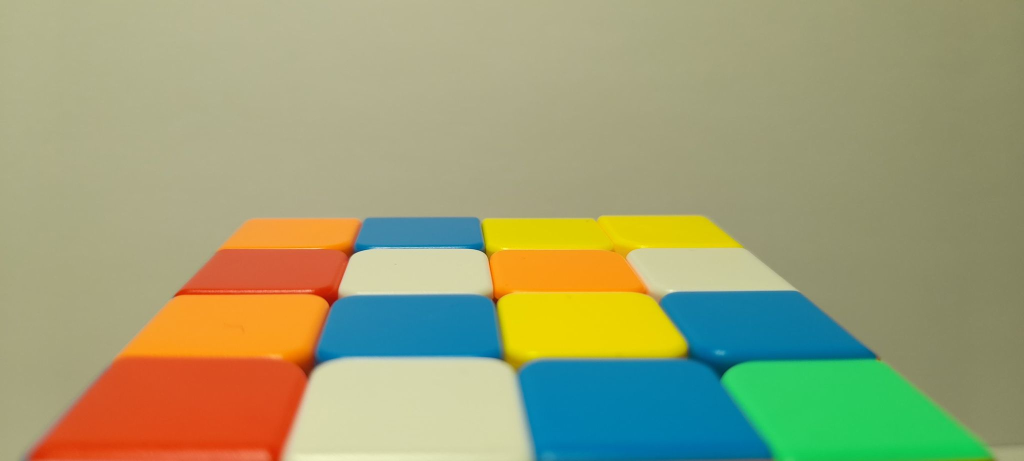
#> input picture kostka.jpg, 2048 x 922 px (shown at 1/2 size)
$ python app.py
#> lines starting #> are read from the running program, lines starting #| are printed output that depends on the picture
import argparse
import numpy as np

import cv2
import matplotlib.pyplot as plt

img = None
selection = []


def click_event(event, x, y, flags, params):
    # checking for left mouse clicks
    global selection
    if event == cv2.EVENT_LBUTTONDOWN:
        font = cv2.FONT_HERSHEY_SIMPLEX
        cv2.putText(img, str(x) + ',' +
                    str(y), (x, y), font,
                    1, (255, 0, 0), 2)
        cv2.imshow('image', img)
        selection.append((x, y))

    if event == cv2.EVENT_RBUTTONDOWN:
        font = cv2.FONT_HERSHEY_SIMPLEX
        b = img[y, x, 0]
        g = img[y, x, 1]
        r = img[y, x, 2]
        cv2.putText(img, str(b) + ',' +
                    str(g) + ',' + str(r),
                    (x, y), font, 1,
                    (255, 255, 0), 2)
        cv2.imshow('image', img)
        selection.append((x, y))


def unwarp(img, src, dst):
    h, w = img.shape[:2]
    # use cv2.getPerspectiveTransform() to get M, the transform matrix, and Minv, the inverse
    M = cv2.getPerspectiveTransform(src, dst)
    # use cv2.warpPerspective() to warp your image to a top-down view
    warped = cv2.warpPerspective(img, M, (w, h), flags=cv2.INTER_LINEAR)
    warped = cv2.cvtColor(warped, cv2.COLOR_BGR2RGB)

    f, (ax1, ax2) = plt.subplots(1, 2, figsize=(20, 10))
    f.subplots_adjust(hspace=.2, wspace=.05)
    ax1.imshow(img)
    x = [src[0][0], src[2][0], src[3][0], src[1][0], src[0][0]]
    y = [src[0][1], src[2][1], src[3][1], src[1][1], src[0][1]]
    ax1.plot(x, y, color='red', alpha=0.4, linewidth=3, solid_capstyle='round', zorder=2)
    ax1.set_ylim([h, 0])
    ax1.set_xlim([0, w])
    ax1.set_title('Original Image', fontsize=30)
    ax2.imshow(cv2.flip(warped, 1))
    ax2.set_title('Unwarped Image', fontsize=30)
    plt.show()


def run(file_path):
#> called with file_path = './kostka.jpg'
    global img
    img = cv2.imread(file_path)
#> img is the input picture: shape (922, 2048, 3); mean B, G, R 117.5, 160, 157
    img = cv2.resize(img, (800, 600))
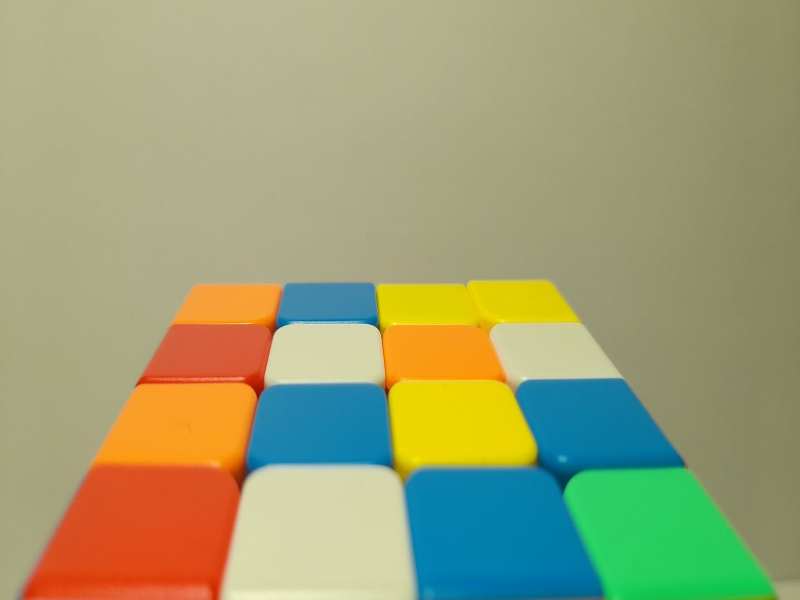
#> img: shape (600, 800, 3); mean B, G, R 117.5, 159.9, 156.9
    h, w = img.shape[0], img.shape[1]
#> h = 600; w = 800

    cv2.imshow('image', img)
    cv2.setMouseCallback('image', click_event)
    cv2.waitKey(0)
    cv2.destroyAllWindows()

    src = np.float32(selection)
    dst = np.float32([(w, 0),  # pd
                      (0, 0),
                      (w, h),
                      (0, h)])
#> dst = [[800, 0], [0, 0], [800, 600], [0, 600]]

    unwarp(img, src, dst)
    cv2.waitKey(0)
    cv2.destroyAllWindows()


if __name__ == '__main__':
    parser = argparse.ArgumentParser()
    parser.add_argument('--file_path', default='./kostka.jpg')

    args = parser.parse_args()

#> (the run stopped early here; a loop or call above may not have finished)
